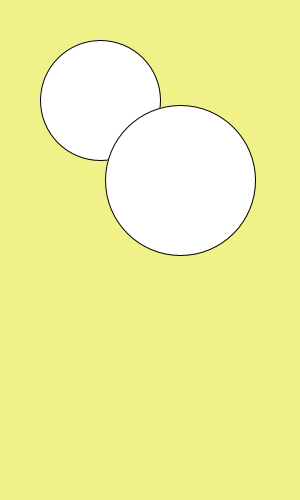
Frame 1 (no input)
Frame 60 (the mouse pressed at the canvas centre just before this capture): identical to frame 1, image omitted
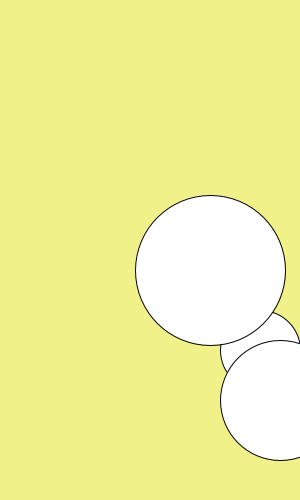
Frame 120 (the mouse held since frame 60 and released just before this capture)

The Processing sketch that drew these frames (run headless with seeded random() and noise(); from frame 60 on, the mouse is pressed at the canvas centre):

// Processing sketch: processing_72479
// ── processing_72479.pde

//Rebecca Low
//September 28, 2012
//Creative Computing_A_Norskov
//Assignment 3/4


int circle_x = 200;
int circle_y = 200;
int circle_radius = 40;
int circle_x_speed = 2;
int circle_y_speed = 5;
Boolean move_circle = false;

int circle_0_x = 100;
int circle_0_y = 100;
int circle_0_radius = 60;
int circle_0_x_speed = 6;
int circle_0_y_speed = 10;

int circle_1_x = 180;
int circle_1_y = 180;
int circle_1_radius = 75;
int circle_1_x_speed = 1;
int circle_1_y_speed = 3;






void setup() {
  size(300, 500);
}

void draw() {
  background(240, 242, 137);
//  if((mousePressed ==true) && (mouseX < 100)){
  if(mousePressed == true) {  //if I click mouse, check to see
  //change the value of move_circle
   if(move_circle == true) {
     move_circle = false;     // set
   } else {
     move_circle = true;
   }
}

//  if(keyPressed ==true) {
//  };
  
  
  if(move_circle == true) {      //if mouseX is less than 100 (or on the left side of the screen), it will draw the circles
    //move the circle:
  circle_x = circle_x + circle_x_speed;
  circle_y = circle_y + circle_y_speed;
  
  circle_0_x = circle_0_x + circle_0_x_speed;
  circle_0_y = circle_0_y + circle_0_y_speed;
  
  circle_1_x = circle_1_x + circle_1_x_speed;
  circle_1_y = circle_1_y + circle_1_y_speed;
};
  
  ellipse(circle_x, circle_y, circle_radius*2, circle_radius*2);
  ellipse(circle_0_x, circle_0_y, circle_0_radius*2, circle_0_radius*2);
  ellipse(circle_1_x, circle_1_y, circle_1_radius*2, circle_1_radius*2);


 if ((circle_x + circle_radius > width) || (circle_x - circle_radius < 0)) {
    //change direction
    circle_x_speed = -circle_x_speed;
 };
 
  if ((circle_0_x + circle_0_radius > width) || (circle_0_x - circle_0_radius < 0)) {
    //change direction
    circle_0_x_speed = -circle_0_x_speed;
 };
 
   if ((circle_1_x + circle_1_radius > width) || (circle_1_x - circle_1_radius < 0)) {
    //change direction
    circle_1_x_speed = -circle_1_x_speed;
 };
 
 if((circle_y + circle_radius > height) || (circle_y - circle_radius < 0)) {
   circle_y_speed = -circle_y_speed;
 };
 
  if((circle_0_y + circle_0_radius > height) || (circle_0_y - circle_0_radius < 0)) {
   circle_0_y_speed = -circle_0_y_speed;
 };
 
   if((circle_1_y + circle_1_radius > height) || (circle_1_y - circle_1_radius < 0)) {
   circle_1_y_speed = -circle_1_y_speed;
 };
 
  if (circle_y - circle_radius < 0) {    //move to top edge of screen
 };
 
   if (circle_0_y - circle_0_radius < 0) {
 };
 
    if (circle_1_y - circle_1_radius < 0) {
 };
 
   if (circle_y + circle_radius > height) {   //move to bottom edge of screen
     circle_y = height-circle_radius;
   };
   
      if (circle_0_y + circle_0_radius > height) { 
     circle_0_y = height-circle_0_radius;
   };
 
       if (circle_1_y + circle_1_radius > height) { 
     circle_1_y = height-circle_1_radius;
   };
 
//   if (circle moves to right side of screen turn blue, circle moves to left side of screen turn red, circle moves
  // to bottom of screen turn yellow, circle moves to top of screen turn green)
   
   if(circle_x + circle_radius > width) {
     background(247, 214, 20);
     fill(57, 180, 255, 100);
   };
   
   if(circle_1_x + circle_1_radius > width) {
     background(42, 20, 247);
     fill(247, 20, 237);
   };
   
   if(circle_x - circle_radius < 0) {
     background(27, 245, 105);
     fill(180, 13, 13, 205);
   };
   
   if(circle_1_x + circle_1_radius > width) {
     background(247, 20, 237);
     fill(42, 20, 247);
   };
   
   if(circle_y + circle_radius > height) {
     background(57, 180, 255);
     fill(247, 214, 20, 175);
   };
   
   if(circle_1_x + circle_1_radius > width) {
     background(255, 124, 0);
     fill(27, 147, 90);
   };
   
   if(circle_y - circle_radius < 0) {
     background(180, 13, 13);
     fill(27, 245, 105, 210);
   };
   
   if(circle_1_x + circle_1_radius > width) {
     background(27, 147, 90);
     fill(255, 124, 0);
};
};
